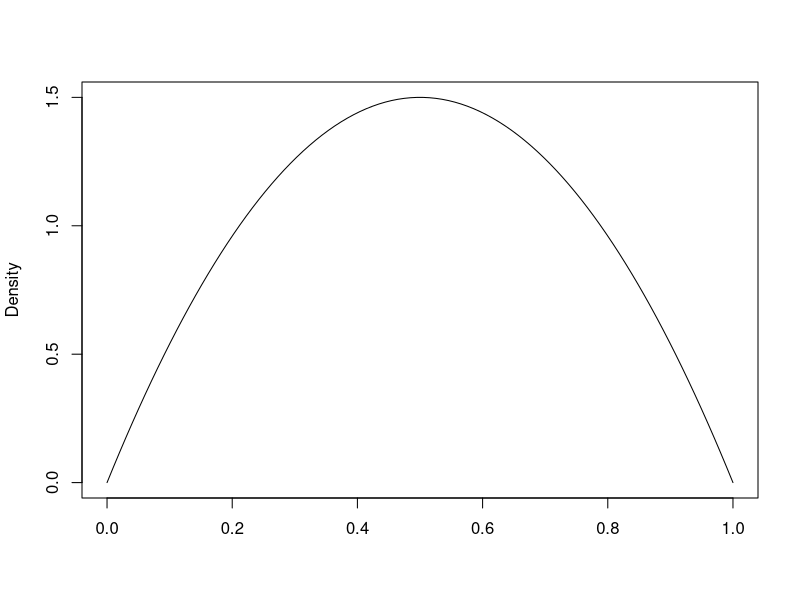
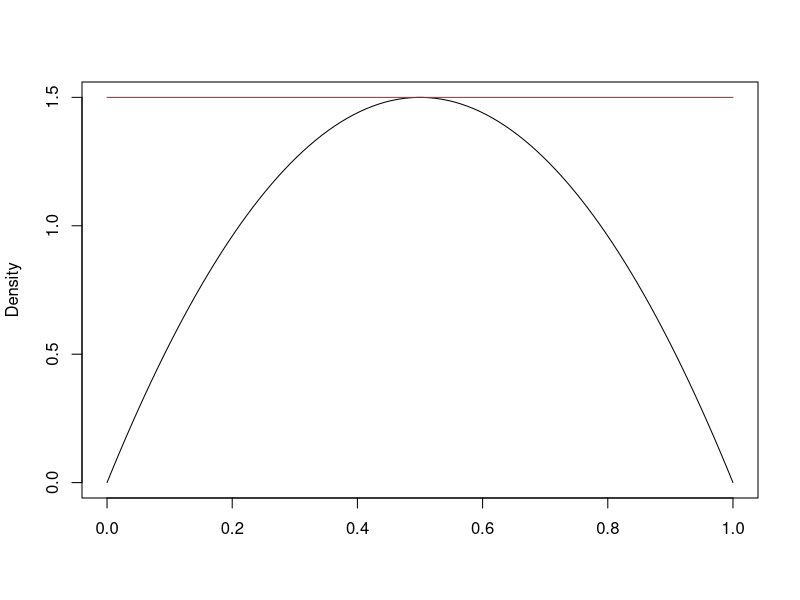
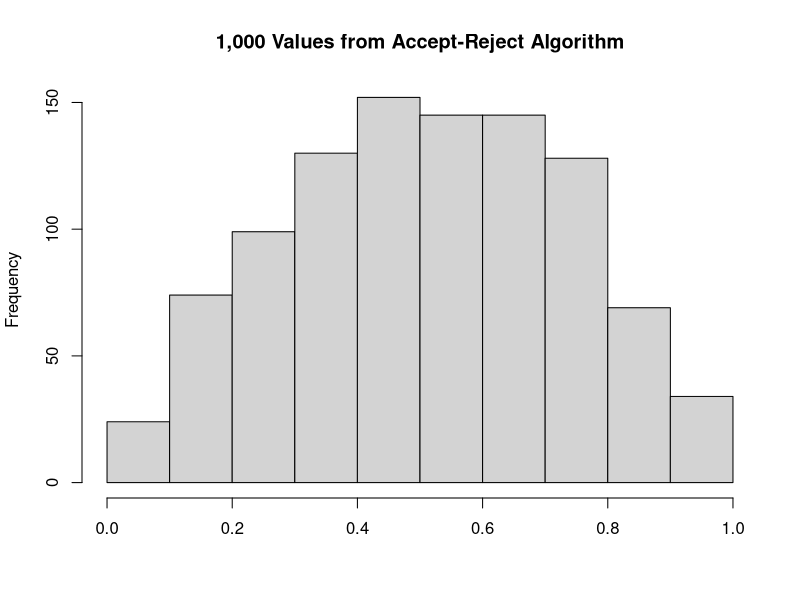
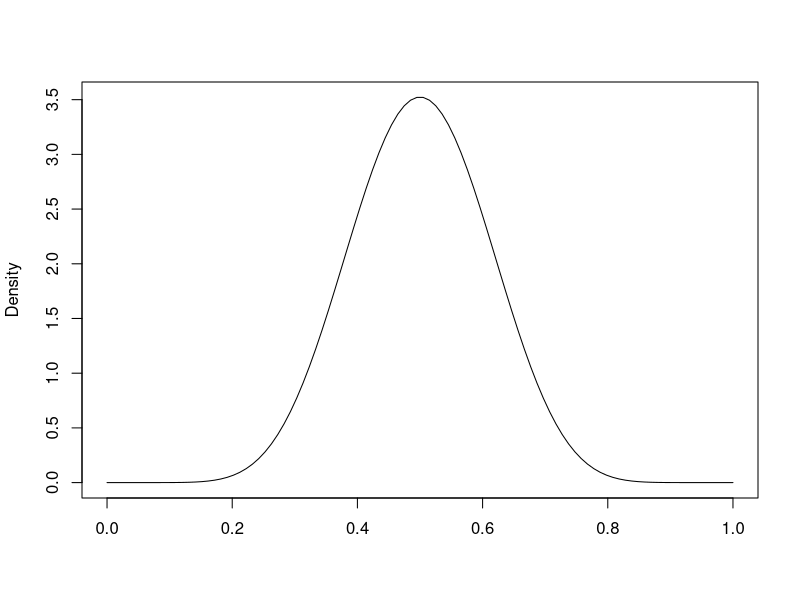
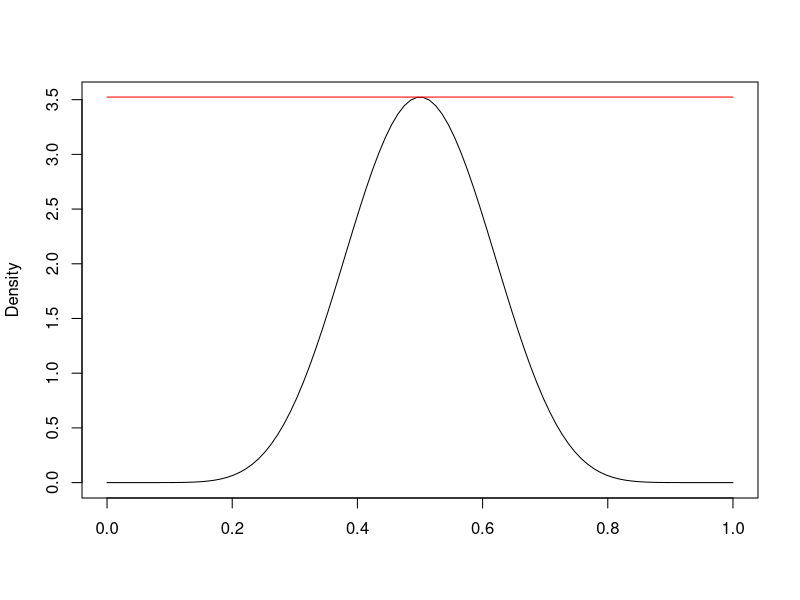
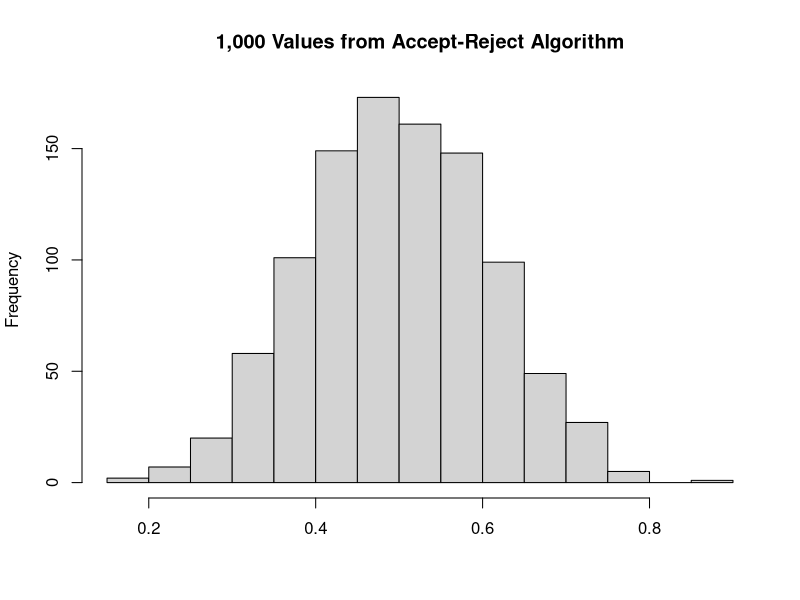
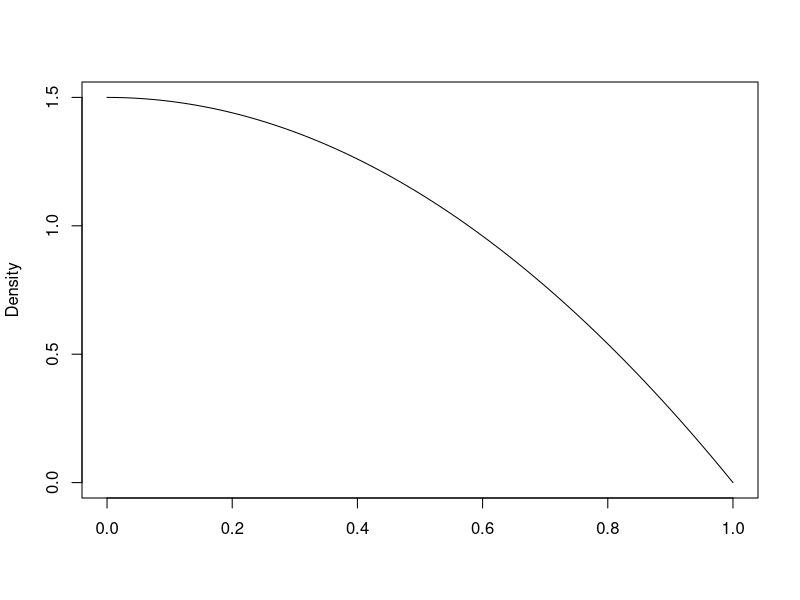
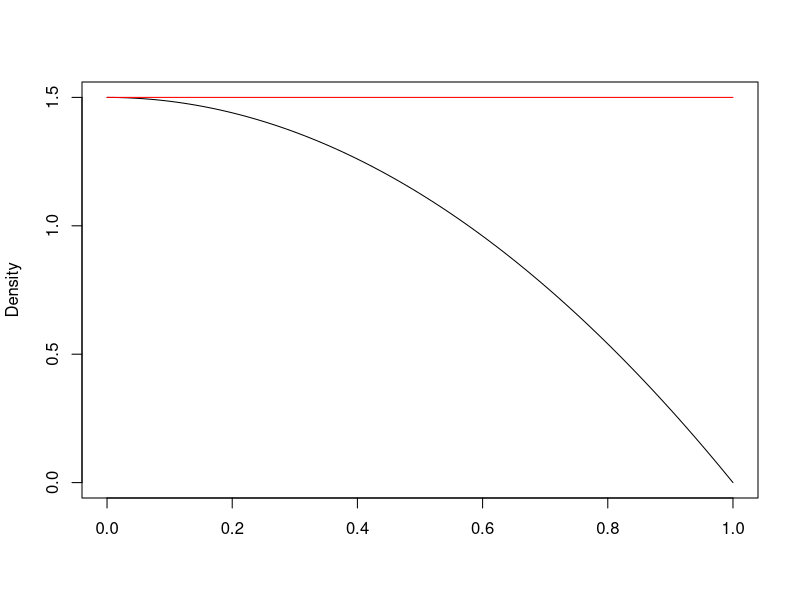

These figures' R source, in order:
## ---- chunk 1

set.seed(911)

#1.

  #Beta(2,2)
    #What does Beta(2,2) equal?
      gamma(2)
      gamma(4)
      #Beta(2,2) = 6x - 6x^2
      fX <- function(x) {
        return(6*x - 6*x^2)
      }
    #Plotting Beta(2,2)
      grid <- seq(0, 1, length.out=100)
      plot(fX(grid) ~ grid, type = 'l', ylab="Density", xlab=NA)
    #Given that Beta(2,2) takes it's maximum at x=0.5, what is this maximum?
      fX(0.5)
    #Let g(x) = 1
      g <- function(x) {
        return(rep(1,length(x)))
      }
    #Let c = 1.5
      c <- 1.5
    #Is f(x) <= c*g(x) for all x >= 0?
      plot(fX(grid) ~ grid, type = 'l', ylab="Density", xlab=NA)
      points(c * g(grid) ~ grid, type = 'l', col = 'red')
    #Algorithm
      accept_reject_beta_2_2 <- function(n) {
        fX <- function(x) {
          return(6*x - 6*x^2)
        }
        g <- function(x) {
          return(rep(1,length(x)))
        }
        c <- 1.5
        for (i in 1:n) {
          if (i == 1) {
            result <- list(NA, NA)
          }
        U <- runif(1)
        Z <- runif(1)
        n_failures <- c(0)
          while(U > fX(Z) / (c * g(Z))) {
            U <- runif(1)
            Z <- runif(1)
            n_failures <- n_failures + 1
          }
        result[[1]][i] <- Z
        result[[2]][i] <- n_failures
        }
        return(result)
      }
    #Histogram (1,000 draws)
      hist(accept_reject_beta_2_2(1000)[[1]], ylab="Frequency", xlab=NA, main="1,000 Values from Accept-Reject Algorithm")
    #Average number of failed draws
      library(magrittr)
      accept_reject_beta_2_2(1000)[[2]] %>% mean()
## ---- chunk 2
  
  #Beta(10,10)
    #What does Beta(10,10) equal?
      gamma(10)
      gamma(20)
      #Beta(10,10) = (x^9*(1-x)^9)/(gamma(10)*gamma(10)/gamma(20))
      fX <- function(x) {
        (x^9*(1-x)^9)/(gamma(10)*gamma(10)/gamma(20)) %>% return()
      }
    #Plotting Beta(10,10)
      grid <- seq(0, 1, length.out=100)
      plot(fX(grid) ~ grid, type = 'l', ylab="Density", xlab=NA)
    #Given that Beta(10,10) takes it's maximum at x=0.5, what is this maximum?
      fX(0.5)
    #Let g(x) = 1
      g <- function(x) {
        return(rep(1,length(x)))
      }
    #Let c = 3.523941
      c <- 3.523941
    #Is f(x) <= c*g(x) for all x >= 0?
      plot(fX(grid) ~ grid, type = 'l', ylab="Density", xlab=NA)
      points(c * g(grid) ~ grid, type = 'l', col = 'red')
    #Algorithm
      accept_reject_beta_10_10 <- function(n) {
        fX <- function(x) {
        (x^9*(1-x)^9)/(gamma(10)*gamma(10)/gamma(20)) %>% return()
        }
        g <- function(x) {
        return(rep(1,length(x)))
        }
        c <- 3.523941
        for (i in 1:n) {
          if (i == 1) {
            result <- list(NA, NA)
          }
        U <- runif(1)
        Z <- runif(1)
        n_failures <- c(0)
          while(U > fX(Z) / (c * g(Z))) {
            U <- runif(1)
            Z <- runif(1)
            n_failures <- n_failures + 1
          }
        result[[1]][i] <- Z
        result[[2]][i] <- n_failures
        }
        return(result)
      }
    #Histogram (1,000 draws)
      hist(accept_reject_beta_10_10(1000)[[1]], ylab="Frequency", xlab=NA, main="1,000 Values from Accept-Reject Algorithm")
    #Average number of failed draws
      accept_reject_beta_10_10(1000)[[2]] %>% mean()
      
#Write a small description of what accounts for the difference in the number of accepted proposals between (a) and (b).
## ---- chunk 3
#2

  #a)
    #Monte Carlo estimate:
    monte_carlo <- function(n=1) {
      #f(x) = cos((pi*x)/2)
      f <- function(x) {
        cos((pi*x)/2) %>% return()
      }
      for (i in 1:n) {
        if (i == 1) {
          result <- c()
        }
        #g(x) = U ~ [0,1]
        X <- replicate(1000, runif(1))
        result[i] <- sum(f(X)) / length(X)
      }
      return(result)
    }
    monte_carlo()
## ---- chunk 4

  #b)
    #h(x) = 3(1 - x^2)/2
    #3(1 - x^2)/2 is not a standard pdf, so we need to implement an accept-reject algorithm to generate random numbers off of it
    
    #Accept-reject algorithm
      #Let f(x) = h(x)
      fx <- function(x) {
        3*(1 - x^2)/2 %>% return()
      }
      #Plotting f(x)
      grid <- seq(0, 1, length.out=100)
      plot(fx(grid) ~ grid, type = 'l', ylab="Density", xlab=NA)
      #f(x) takes it's maximum at 0, what is this maximum?
        fx(0)
      #Let g(x) = 1
        g <- function(x) {
          return(rep(1,length(x)))
        }
      #Let c = 1.5
        c <- 1.5
      #Is h(x) <= c*g(x) for all x >= 0?
        plot(fx(grid) ~ grid, type = 'l', ylab="Density", xlab=NA)
        points(c * g(grid) ~ grid, type = 'l', col = 'red')
      #Algorithm
        accept_reject_hx <- function(n) {
          fx <- function(x) {
          3*(1 - x^2)/2 %>% return()
          }
          g <- function(x) {
          return(rep(1,length(x)))
          }
          c <- 1.5
          for (i in 1:n) {
            if (i == 1) {
              pseudo_random_number <- c()
            }
          U <- runif(1)
          Z <- runif(1)
          while(U > fx(Z) / (c * g(Z))) {
            U <- runif(1)
            Z <- runif(1)
          }
          pseudo_random_number[i] <- Z
          }
          return(pseudo_random_number)
        }
      
      #Importance Sampling
      importance_sampling <- function(n=1) {
        h <- function(x) {
        3*(1 - x^2)/2 %>% return()
        }
        f <- function(x) {
          cos((pi*x)/2) %>% return()
        }
        #g = dunif(x)
        for (i in 1:n) {
          if (i == 1) {
            result <- c()
          }
          Y <- accept_reject_hx(1000)
          result[i] <- sum(f(Y)*dunif(Y)/h(Y)) / length(Y)
          }
        return(result)
        }
      importance_sampling()

## ---- chunk 5

  #c)
  cat("The variance of the Monte Carlo estimate after 1,000 draws is", monte_carlo(1000) %>% var(), fill=TRUE)
  cat("The variance of the importance sampling estimate after 1,000 draws is", importance_sampling(1000) %>% var(), fill=TRUE)

